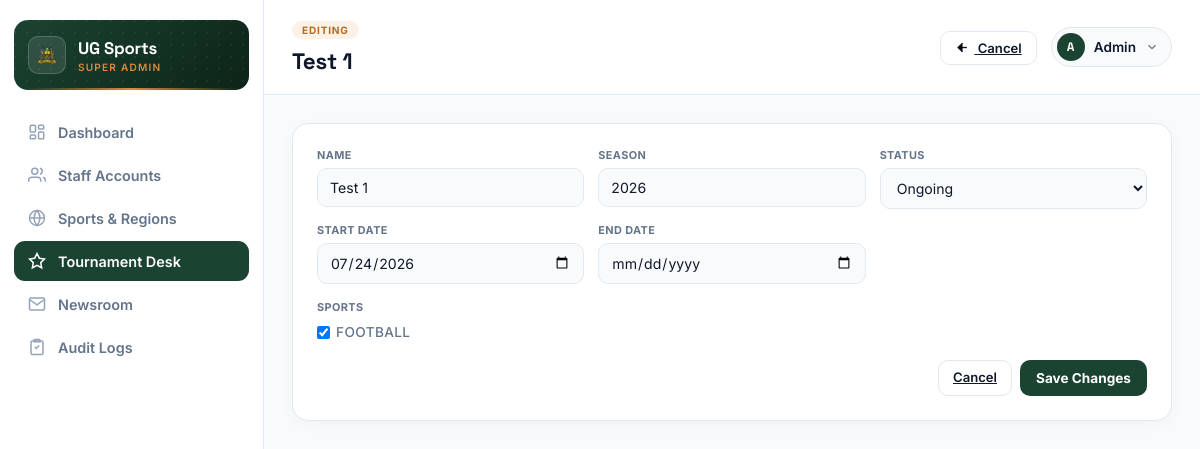
/accounts/tournaments/4/edit/ (signed in), run on the app's committed database.
### accounts/models.py (models this page shows, shortened)
class Tournament(models.Model):
    class Status(models.TextChoices):
        UPCOMING = 'upcoming', 'Upcoming'
        ONGOING = 'ongoing', 'Ongoing'
        COMPLETED = 'completed', 'Completed'
    name = models.CharField(max_length=150)
    season = models.CharField(max_length=20, help_text="e.g. '2026'")
    sports = models.ManyToManyField(Sport, related_name='tournaments')
    status = models.CharField(max_length=20, choices=Status.choices, default=Status.UPCOMING)
    ward = models.ForeignKey(
        Ward, on_delete=models.PROTECT, null=True, blank=True, related_name='Tournament'
    )
    sub_county = models.ForeignKey(
        SubCounty, on_delete=models.PROTECT, null=True, blank=True, related_name='Tournament'
    )
    start_date = models.DateField(null=True, blank=True)
    end_date = models.DateField(null=True, blank=True)
    created_by = models.ForeignKey(
        settings.AUTH_USER_MODEL, on_delete=models.SET_NULL, null=True,
        related_name='tournaments_created'
    )
    created_at = models.DateTimeField(auto_now_add=True)
    class Meta:
        ordering = ['-season', 'name']
        unique_together = ('name', 'season')

class User(AbstractUser):
    class Role(models.TextChoices):
        SYSTEM_ADMIN = 'system_admin', 'System Admin'
        COUNTY_ICT_OFFICER = 'county_ict', 'County ICT Officer'
        SUB_COUNTY_ADMIN = 'sub_county_admin', 'Sub-County Admin'
        WARD_ADMIN = 'ward_admin', 'Ward Admin'
        TEAM_MANAGER = 'team_manager', 'Team Manager'
    role = models.CharField(max_length=20, choices=Role.choices)
    sub_county = models.ForeignKey(
        SubCounty, on_delete=models.PROTECT, null=True, blank=True, related_name='admins'
    )
    ward = models.ForeignKey(
        Ward, on_delete=models.PROTECT, null=True, blank=True, related_name='admins'
    )
    phone_number = models.CharField(max_length=20, blank=True)

class Sport(models.Model):
    name = models.CharField(max_length=60, unique=True)
    rules_summary = models.CharField(max_length=255, help_text="e.g. '11 vs 11, 2x45min halves'")
    players_per_side = models.PositiveSmallIntegerField(default=11)
    is_active = models.BooleanField(default=True)
    class Meta:
        ordering = ['name']
    def __str__(self):
        return self.name

### accounts/views.py (the view)
# urls.py: path('tournaments/<int:pk>/edit/', views.TournamentEditView, name='tournament_edit'),
@superadmin_admin_required
@login_required(login_url='login_admin')
def TournamentEditView(request, pk):
    tournament = get_object_or_404(Tournament, pk=pk)
    if request.method == 'POST':
        import copy
        old_tournament = copy.deepcopy(tournament)
        form = TournamentForm(request.POST, instance=tournament)
        if form.is_valid():
            form.save()
            changes = calculate_model_changes(old_tournament, tournament)
            log_audit_action(request.user, AuditLog.Action.UPDATE, tournament, changes=changes, request=request)
            messages.success(request, f'"{tournament.name}" was updated.')
            return redirect('tournament_detail', pk=tournament.pk)
    else:
        form = TournamentForm(instance=tournament)
    return render(request, 'superadmin_tournament_edit.html', {
        'form': form,
        'tournament': tournament,
        'active_nav': 'tournaments',
    })

### accounts/forms.py (shortened to what this page needs)
class TournamentForm(forms.ModelForm):
    sports = forms.ModelMultipleChoiceField(
        queryset=Sport.objects.filter(is_active=True),
        widget=forms.CheckboxSelectMultiple,
        required=True,
    )
    class Meta:
        model = Tournament
        fields = ['name', 'season', 'sub_county', 'ward', 'status', 'sports', 'start_date', 'end_date']
        widgets = {
            'start_date': forms.DateInput(attrs={'type': 'date'}),
            'end_date': forms.DateInput(attrs={'type': 'date'}),
        }
    def __init__(self, *args, **kwargs):
        super().__init__(*args, **kwargs)
        self.fields['sub_county'].required = False
        self.fields['ward'].required = False

### accounts/templates/superadmin_tournament_edit.html (shortened to what this page needs)
{% extends "superadmin_base.html" %}
{% block page_eyebrow %}Editing{% endblock %}
{% block page_title %}{{ tournament.name }}{% endblock %}
{% block header_actions %}
<a href="{% url 'tournament_detail' tournament.pk %}" class="btn-ghost">
    <svg viewBox="0 0 24 24"
         style="width:15px;height:15px;stroke:currentColor;stroke-width:2.2;margin-right:4px;vertical-align:-2px;">
        <line x1="19" y1="12" x2="5" y2="12"/>
        <polyline points="12 19 5 12 12 5"/>
    </svg>
    Cancel
</a>
{% endblock %}
{% block content %}
<div class="group" style="padding:24px;">
    <form method="post">
        <div class="form-grid-columns">
            <div class="form-field-box">
                <label>Name</label>
                {{ form.name }}
            </div>
            <div class="form-field-box">
                <label>Season</label>
                {{ form.season }}
            </div>
            <div class="form-field-box">
                <label>Status</label>
                {{ form.status }}
            </div>
            <div class="form-field-box">
                <label>Start Date</label>
                {{ form.start_date }}
            </div>
            <div class="form-field-box">
                <label>End Date</label>
                {{ form.end_date }}
            </div>
        </div>
        <div class="form-field-box" style="margin-bottom:20px;">
            <label>Sports</label>
            <div style="display:flex; flex-wrap:wrap; gap:10px; margin-top:4px;">
                {% for checkbox in form.sports %}
                <label style="display:flex; align-items:center; gap:6px; font-size:0.85rem; font-weight:500;">
                    {{ checkbox.tag }} {{ checkbox.choice_label }}
                </label>
                {% endfor %}
            </div>
        </div>
        <div class="form-actions">
            <a href="{% url 'tournament_detail' tournament.pk %}" class="btn-ghost">Cancel</a>
            <button type="submit" class="btn-primary">Save Changes</button>
        </div>
    </form>
</div>
{% endblock %}

### accounts/templates/superadmin_base.html (shortened to what this page needs)
{% load static %}
<!DOCTYPE html>
<html lang="en">
<head>
</head>
<body>
<div class="dashboard-wrapper">
    <aside class="sidebar" id="sidebar">
        <div class="sidebar-brand">
            <div class="sidebar-crest"><img src="{% static 'UG_LOGO.png' %}" alt="Logo"></div>
            <div class="sidebar-title">
                <h1>UG Sports</h1>
                <p>Super Admin</p>
            </div>
        </div>
        <nav>
            <ul class="nav-menu">
                <li><a href="{% url 'dashboard_admin' %}" class="nav-item {% if active_nav == 'dashboard' %}active{% endif %}">
                    <svg viewBox="0 0 24 24"><rect x="3" y="3" width="7" height="9" rx="1.5"/><rect x="14" y="3" width="7" height="5" rx="1.5"/><rect x="14" y="12" width="7" height="9" rx="1.5"/><rect x="3" y="16" width="7" height="5" rx="1.5"/></svg>
                    Dashboard
                </a></li>
                <li><a href="{% url 'staff_accounts' %}" class="nav-item {% if active_nav == 'staff' %}active{% endif %}">
                    <svg viewBox="0 0 24 24"><path d="M17 21v-2a4 4 0 0 0-4-4H5a4 4 0 0 0-4 4v2"/><circle cx="9" cy="7" r="4"/><path d="M23 21v-2a4 4 0 0 0-3-3.87"/><path d="M16 3.13a4 4 0 0 1 0 7.75"/></svg>
                    Staff Accounts
                </a></li>
                <li><a href="{% url 'sports_regions' %}" class="nav-item {% if active_nav == 'regions' %}active{% endif %}">
                    <svg viewBox="0 0 24 24"><circle cx="12" cy="12" r="10"/><line x1="2" y1="12" x2="22" y2="12"/><path d="M12 2a15.3 15.3 0 0 1 4 10 15.3 15.3 0 0 1-4 10 15.3 15.3 0 0 1-4-10 15.3 15.3 0 0 1 4-10z"/></svg>
                    Sports &amp; Regions
                </a></li>
                <li><a href="{% url 'tournament_desk' %}" class="nav-item {% if active_nav == 'tournaments' %}active{% endif %}">
                    <svg viewBox="0 0 24 24"><path d="M12 2l3.09 6.26L22 9.27l-5 4.87 1.18 6.88L12 17.77l-6.18 3.25L7 14.14 2 9.27l6.91-1.01L12 2z"/></svg>
                    Tournament Desk
                </a></li>
                <li><a href="{% url 'newsroom' %}" class="nav-item {% if active_nav == 'news' %}active{% endif %}">
                    <svg viewBox="0 0 24 24"><path d="M4 4h16c1.1 0 2 .9 2 2v12c0 1.1-.9 2-2 2H4c-1.1 0-2-.9-2-2V6c0-1.1.9-2 2-2z"/><polyline points="22,6 12,13 2,6"/></svg>
                    Newsroom
                </a></li>
                <li><a href="{% url 'audit_log' %}" class="nav-item {% if active_nav == 'audit' %}active{% endif %}">
                    <svg viewBox="0 0 24 24"><path d="M9 2h6a1 1 0 0 1 1 1v2H8V3a1 1 0 0 1 1-1z"/><path d="M6 4h12a2 2 0 0 1 2 2v14a2 2 0 0 1-2 2H6a2 2 0 0 1-2-2V6a2 2 0 0 1 2-2z"/><path d="M9 12l2 2 4-4"/></svg>
                    Audit Logs
                </a></li>
            </ul>
        </nav>
    </aside>
    <main class="main-viewport">
        <header class="top-header-bar">
            <div>
                <div class="eyebrow">{% block page_eyebrow %}Overview{% endblock %}</div>
                <h2>{% block page_title %}Dashboard{% endblock %}</h2>
            </div>
            <div class="header-right">
                <div>{% block header_actions %}{% endblock %}</div>
                <div class="user-pill">
                    <button class="user-pill-trigger" onclick="toggleUserDropdown()">
                        <span class="user-avatar">{{ "A" }}</span>
                        <span class="user-label">{{"Admin" }}</span>
                        <svg viewBox="0 0 24 24" fill="none" stroke-width="2"><polyline points="6 9 12 15 18 9"/></svg>
                    </button>
                </div>
            </div>
        </header>
        <div class="content-area">
            {% block content %}{% endblock %}
        </div>
    </main>
</div>
</body>
</html>

### data on the page
Tournament: name "Test 1", season "2026", status "Ongoing", start_date "07/24/2026"
User: username "Admin"
Sport: choice_label "FOOTBALL"

### other printed values
{{ "A" }} "A"
